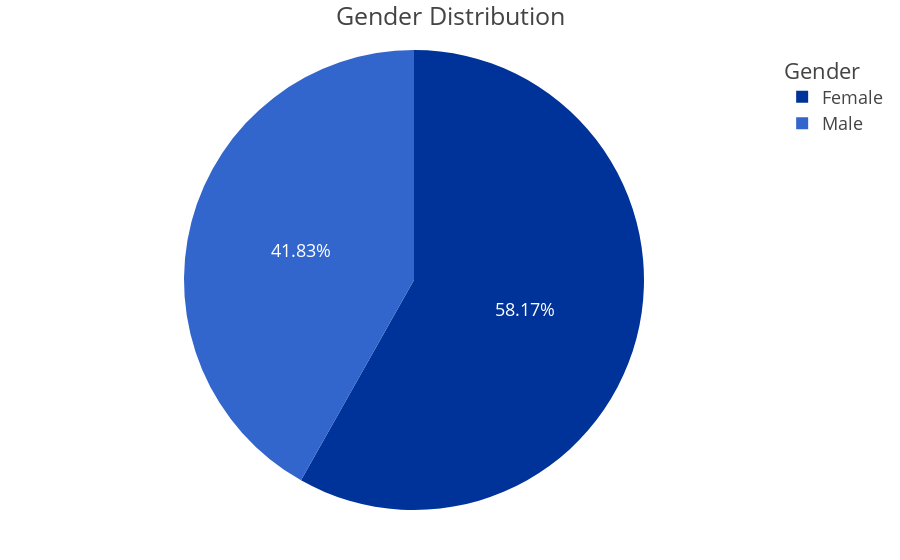

Write notebook code for a chart like this one.
### Code cell
gender_dist = merged_df['Gender'].value_counts().reset_index()
gender_dist.columns = ['Gender', 'count']

fig = px.pie(gender_dist, names='Gender', values='count', title="Gender Distribution",
             color_discrete_sequence=["#003399 ", "#3366cc ", "#dbe4f0 "])

fig.update_layout(
    template = "presentation",
    legend_title = dict(text="Gender"),
    paper_bgcolor="rgba(0, 0, 0, 0)",
    plot_bgcolor="rgba(0, 0, 0, 0)",
    margin=dict(l=60, r=50, t=50, b=50)
)

fig.update_traces(texttemplate="%{percent:.2%}", textposition="inside")

fig.show()

fig.write_image(os.path.join(results_dir, 'Gender_Distribution_Pie_Chart.jpg'))
fig.write_image(os.path.join(results_dir, 'Gender_Distribution_Pie_Chart.png'))
fig.write_html(os.path.join(results_dir, 'Gender_Distribution_Pie_Chart.html'))

### Figure 1 — Plotly figure (JSON) as saved in the notebook; plotly's stock layout.template omitted (floating-point values rounded to 4 significant figures)
{"data": [{"domain": {"x": [0, 1], "y": [0, 1]}, "hovertemplate": "Gender=%{label}<br>count=%{value}<extra></extra>", "labels": ["Female", "Male"], "legendgroup": "", "name": "", "showlegend": true, "textposition": "inside", "texttemplate": "%{percent:.2%}", "type": "pie", "values": [5880, 4228]}], "layout": {"autosize": true, "legend": {"title": {"text": "Gender"}, "tracegroupgap": 0}, "margin": {"b": 50, "l": 60, "r": 50, "t": 50}, "paper_bgcolor": "rgba(0, 0, 0, 0)", "piecolorway": ["#003399 ", "#3366cc ", "#dbe4f0 "], "plot_bgcolor": "rgba(0, 0, 0, 0)", "title": {"text": "Gender Distribution"}}}
